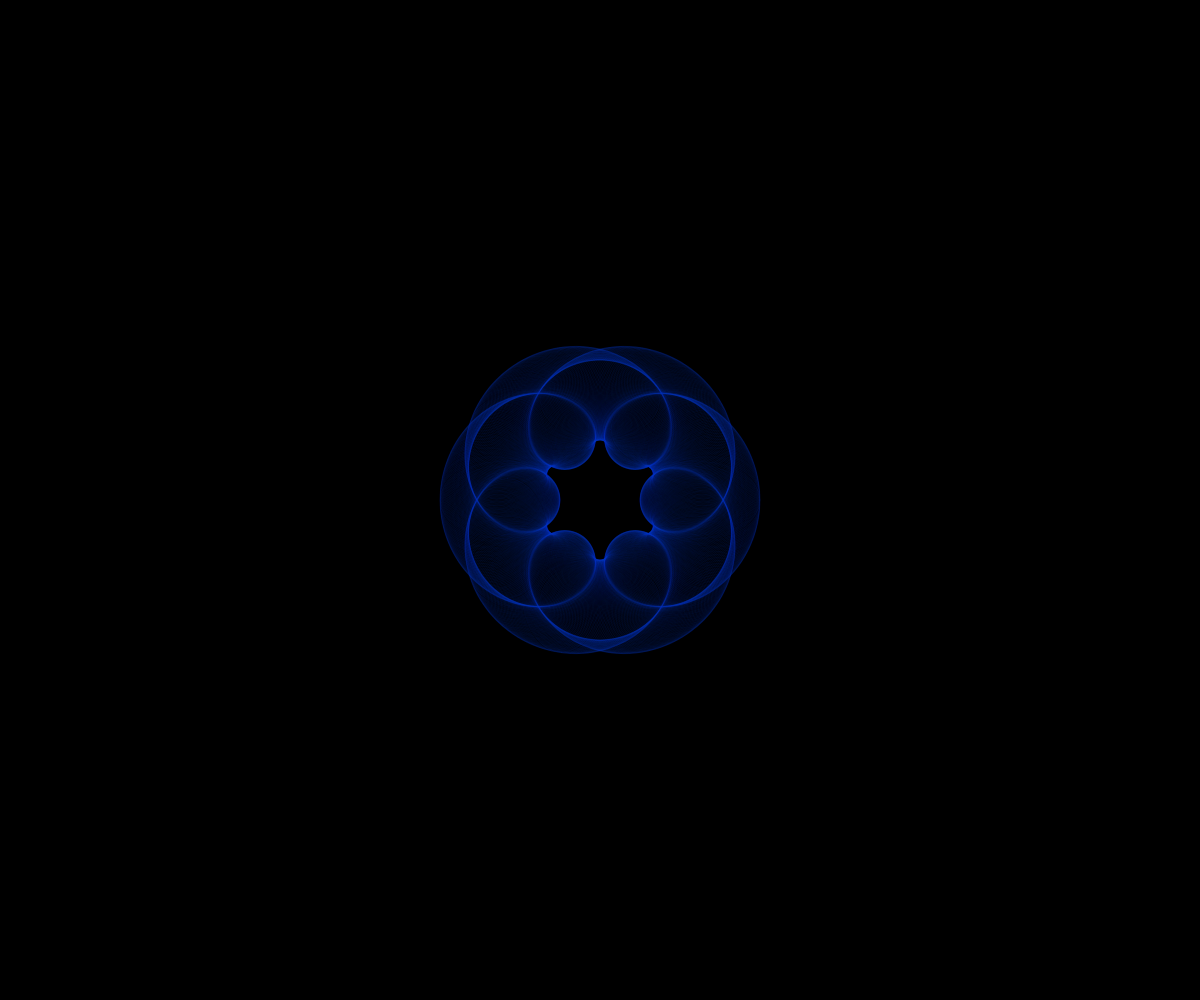
Frame 1 (no input)
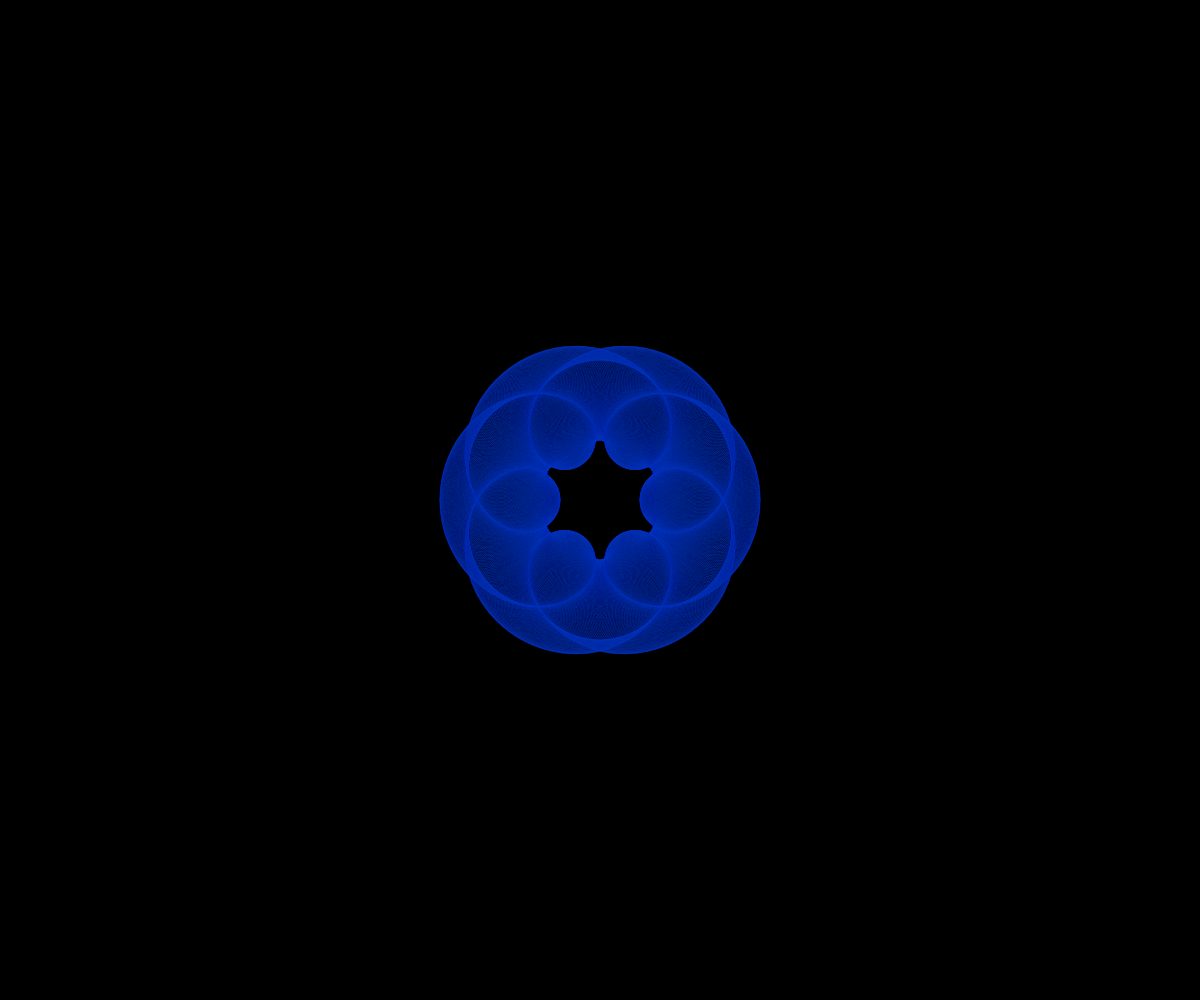
Frame 60 (no input)
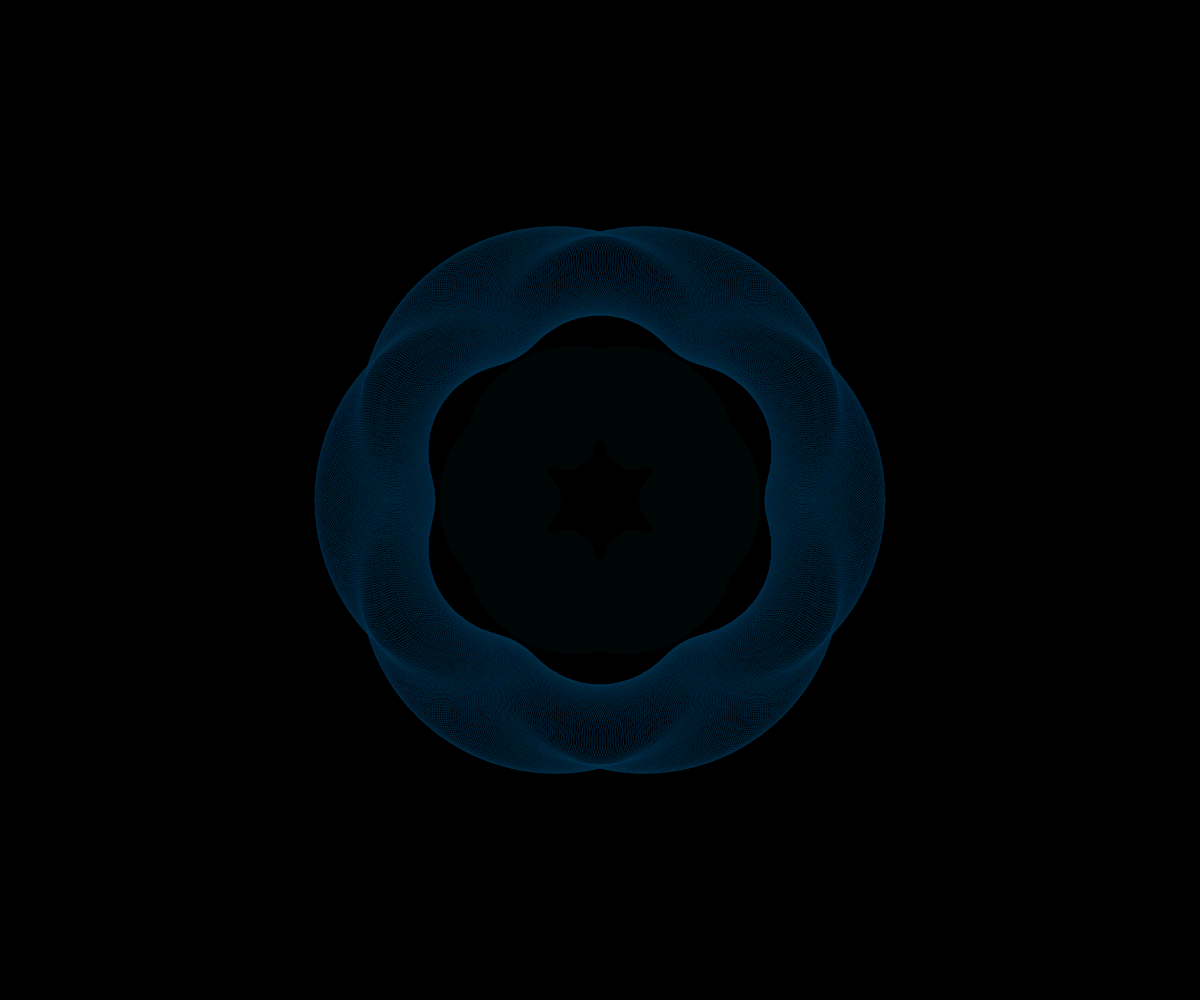
Frame 120 (the mouse pressed at the canvas centre since frame 60)

The p5.js sketch that drew these frames (run headless with seeded random() and noise() and a simulated clock; from frame 60 on, the mouse is pressed at the canvas centre):

// p5.js sketch
// ── sketch.js
var scaleX;
var scaleY;
var min;
var max;
var radius;
var r, g, b;

function setup() {
	createCanvas(windowWidth,windowHeight);
	background(0);
	smooth();
	radius = 150;
	r = random(255);
	g = random(255);
	b = random(255);
};

function drawEllipse() {
	noFill();
	stroke(r, g, b, 28);
	ellipse(0, 0, 120, 80);
};

function draw() {
	scaleX = map(mouseX, 0, windowWidth, 1.5, 11.5);
	scaleY = map(mouseY, 0, windowHeight, 1.5, 11.5);
	min = map(mouseX, 0, windowWidth, 0.1, 0.5);
	max = map(mouseY, 0, windowHeight, 0.8, 1.8);
	fill(0, 25);
	rect(0, 0, windowWidth, windowHeight);
	translate(windowWidth/2, windowHeight/2);
	for (var i=0; i<360; i += 0.5) {
		push();
		rotate(radians(i));
		translate(0, radius);
		rotate(radians(i*3));
		scale(map(sin(radians(i*scaleX)), 1, 1, min, max), map(sin(radians(i*scaleY)), 1, 1, min, max));
		drawEllipse();
		pop();
	}
}


function mouseMoved() {
	if(mouseX < (windowWidth/3)){// r = random(255);
		r = map(mouseY, 0, windowHeight, 0, 255);
	}
	else if (mouseX > ((windowWidth/3)-windowWidth)){ b = random(255);
		//b = map(mouseY, 0, windowHeight, 0, 255);
	} else {
		g = random(255);
		//g = map(mouseY, 0, windowHeight, 0, 255);
	}
radius = map(mouseY, 0, windowHeight, 100, 350);	
}
